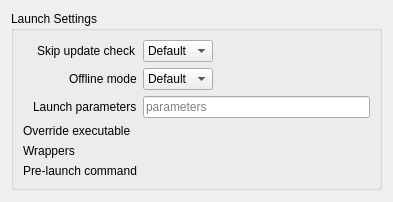
<?xml version="1.0" encoding="UTF-8"?>
<ui version="4.0">
 <class>GameSettings</class>
 <widget class="QWidget" name="GameSettings">
  <property name="geometry">
   <rect>
    <x>0</x>
    <y>0</y>
    <width>393</width>
    <height>202</height>
   </rect>
  </property>
  <property name="windowTitle">
   <string>GameSettings</string>
  </property>
  <layout class="QVBoxLayout" name="main_layout">
   <item>
    <widget class="QGroupBox" name="launch_settings_group">
     <property name="sizePolicy">
      <sizepolicy hsizetype="Preferred" vsizetype="Fixed">
       <horstretch>0</horstretch>
       <verstretch>0</verstretch>
      </sizepolicy>
     </property>
     <property name="title">
      <string>Launch Settings</string>
     </property>
     <layout class="QFormLayout" name="launch_layout">
      <property name="labelAlignment">
       <set>Qt::AlignRight|Qt::AlignTrailing|Qt::AlignVCenter</set>
      </property>
      <item row="0" column="0">
       <widget class="QLabel" name="skip_update_label">
        <property name="text">
         <string>Skip update check</string>
        </property>
       </widget>
      </item>
      <item row="0" column="1">
       <widget class="QComboBox" name="skip_update_combo">
        <property name="sizePolicy">
         <sizepolicy hsizetype="Maximum" vsizetype="Fixed">
          <horstretch>0</horstretch>
          <verstretch>0</verstretch>
         </sizepolicy>
        </property>
        <item>
         <property name="text">
          <string>Default</string>
         </property>
        </item>
        <item>
         <property name="text">
          <string>Yes</string>
         </property>
        </item>
        <item>
         <property name="text">
          <string>No</string>
         </property>
        </item>
       </widget>
      </item>
      <item row="1" column="0">
       <widget class="QLabel" name="offline_label">
        <property name="text">
         <string>Offline mode</string>
        </property>
       </widget>
      </item>
      <item row="1" column="1">
       <widget class="QComboBox" name="offline_combo">
        <property name="sizePolicy">
         <sizepolicy hsizetype="Maximum" vsizetype="Fixed">
          <horstretch>0</horstretch>
          <verstretch>0</verstretch>
         </sizepolicy>
        </property>
        <item>
         <property name="text">
          <string>Default</string>
         </property>
        </item>
        <item>
         <property name="text">
          <string>Yes</string>
         </property>
        </item>
        <item>
         <property name="text">
          <string>No</string>
         </property>
        </item>
       </widget>
      </item>
      <item row="2" column="0">
       <widget class="QLabel" name="launch_params_label">
        <property name="text">
         <string>Launch parameters</string>
        </property>
       </widget>
      </item>
      <item row="2" column="1">
       <widget class="QLineEdit" name="launch_params_edit">
        <property name="placeholderText">
         <string>parameters</string>
        </property>
       </widget>
      </item>
      <item row="5" column="0">
       <widget class="QLabel" name="pre_launch_label">
        <property name="text">
         <string>Pre-launch command</string>
        </property>
       </widget>
      </item>
      <item row="3" column="0">
       <widget class="QLabel" name="override_exe_label">
        <property name="text">
         <string>Override executable</string>
        </property>
       </widget>
      </item>
      <item row="4" column="0">
       <widget class="QLabel" name="wrapper_label">
        <property name="text">
         <string>Wrappers</string>
        </property>
       </widget>
      </item>
     </layout>
    </widget>
   </item>
  </layout>
 </widget>
 <resources/>
 <connections/>
</ui>
